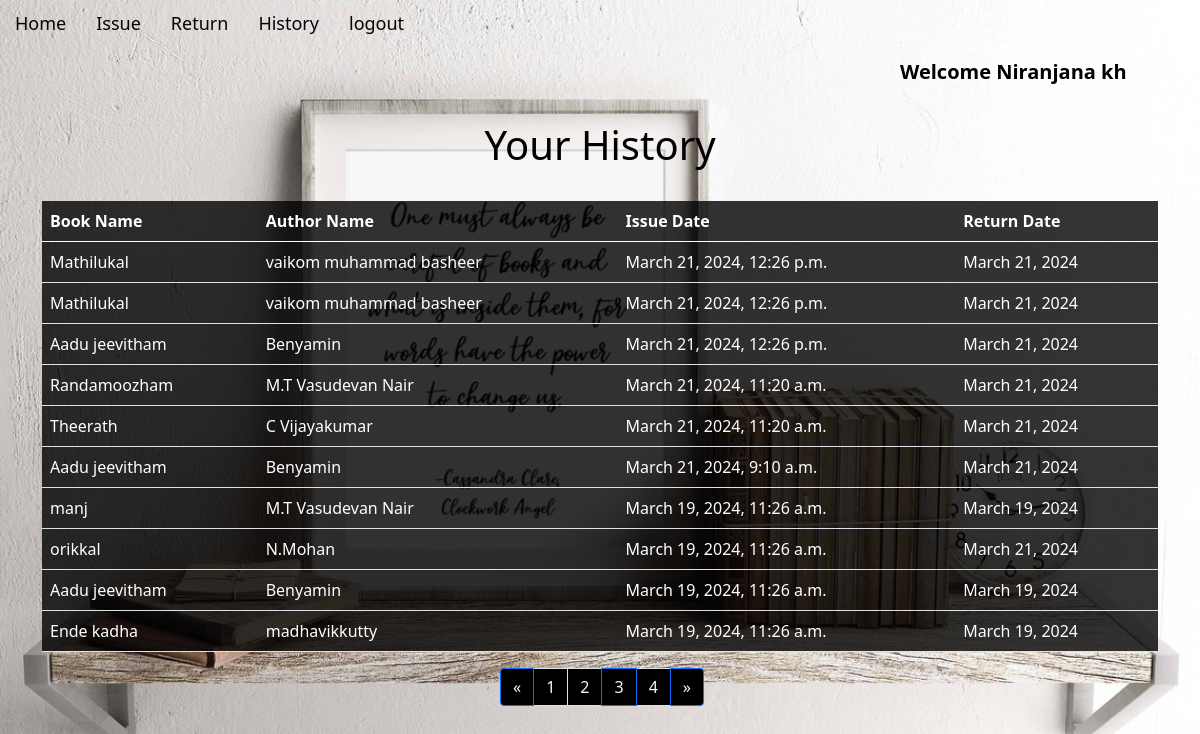
The page /history/?page=3 (signed in) on the database its author committed.
### app/models.py (models this page shows, shortened)
class IssuedItem(models.Model):
    book_id = models.ForeignKey(Book, on_delete=models.CASCADE)
    user_id = models.ForeignKey(User, on_delete=models.CASCADE)
    issue_date = models.DateTimeField(default=timezone.now)
    return_date = models.DateField(blank=True, null=True)

class Book(models.Model):
    book_name = models.CharField(max_length=150)
    author_name = models.CharField(max_length=200)
    quantity = models.IntegerField(default=1)
    subject = models.CharField(max_length=2000)
    book_add_time = models.TimeField(default=timezone.now)
    book_add_date = models.DateField(default=timezone.now)
    class Meta:
        unique_together = ('book_name', 'author_name')

### app/views.py (the view)
# urls.py: path('history/',views.history,name='history'),
@login_required(login_url='loginn')
def history(request):
    my_items = IssuedItem.objects.filter(user_id=request.user).order_by('-issue_date')
    paginator = Paginator(my_items, 10)
    page_number = request.GET.get('page')
    try:
        show_data_final = paginator.get_page(page_number)
    except ValueError:
        show_data_final = []
    return render(request, 'history.html', {'books': show_data_final})

### app/templates/history.html (shortened to what this page needs)
{% extends 'base.html' %}
{% load static %}
    {% block content %}
    <div style="text-align: center;color: aliceblue;">
        <br>
        <h1 style="color: black;">Your History</h1>
        <br>
    </div>
    <div class="container">
        <table class="table" style="background-color: rgba(0, 0, 0, 0.8); color:white;">
            <thead class="thead-dark">
                <tr>
                    <th scope="col">Book Name</th>
                    <th scope="col">Author Name</th>
                    <th scope="col">Issue Date</th>
                    <th scope="col">Return Date</th>
                </tr>
            </thead>
            <tbody>
                {% for book in books %}
                <tr>
                    <td>{{book.book_id.book_name}}</td>
                    <td>{{book.book_id.author_name}}</td>
                    <td>{{book.issue_date}}</td>
                    <td>{{book.return_date}}</td>
                </tr>
                {% endfor %}
            </tbody>
        </table>
    </div>
    <div class="mx-auto" style="width: 200px;">
        <nav aria-label="..." >
            <ul class="pagination ms-10" >
                {% if books.has_previous %}
                <li class="page-item active">
                    <a
                    class="page-link"
                    href="?page={{books.previous_page_number}}"
                     tabindex="-1"  style="background-color: black; color: aliceblue;">
                        &laquo;</a>
                </li>
                {% endif %}
                {% for i in "x"|ljust:books.paginator.num_pages %}
                <li
                 class="page-item {% if forloop.counter == books.number %}active{% endif %}">
                     {% if books.paginator.num_pages > 1 %}
                    <a class="page-link" href="?page={{forloop.counter}}" style="background-color: black; color: aliceblue;">
                        {{forloop.counter}}</a>
                    {% endif %}
                </li>
                {% endfor %} {% if books.has_next %}
                <li class="page-item active">
                    <a class="page-link" href="?page={{books.next_page_number}}"  style="background-color: black; color: aliceblue;">&raquo;</a>
                </li>
                {% endif %}
            </ul>
        </nav>
    </div>
    {% endblock %}

### app/templates/base.html (shortened to what this page needs)
{% load static %}
<!DOCTYPE html>
<html lang="en">
<head>
  <link href="https://cdn.jsdelivr.net/npm/bootstrap@5.0.2/dist/css/bootstrap.min.css" rel="stylesheet"
>
  <link rel="stylesheet" href="{% static 'css/base.css' %}">
</head>
<body>
  <ul class="nav">
    {% if not user.is_authenticated %}
    <li class="nav-item">
      <a class="nav-link" href="{% url 'signUp' %}">signup</a>
    </li>
    <li class="nav-item">
      <a class="nav-link" href="{% url 'loginn' %}">login</a>
    </li>
    {% else %}
    <li class="nav-item">
      <a class="nav-link" href="/">Home</a>
    </li>
    <li class="nav-item">
      <a class="nav-link" href="{% url 'issue' %}">Issue</a>
    </li>
    <li class="nav-item">
      <a class="nav-link" href="{% url 'return' %}">Return</a>
    </li>
    <li class="nav-item">
      <a class="nav-link" href="{% url 'history' %}">History</a>
    </li>
    <li class="nav-item">
      <a class="nav-link " href="{% url 'logout1' %}">logout</a>
    </li>
    <li class="nav justify-content-end">
      {% if user.is_authenticated %}
        <a class="navbar-brand" style="color: rgb(0, 0, 0);  padding: 10px 15px;padding-left: 900px; font-size: 20px;"><b>Welcome {{user}}</b></a>
      {% endif %}
    </li>
    {% endif %}
  </ul>
  {% block content %}{% endblock %}
</body>
</html>

### app/static/css/base.css (style rules this page uses)
body { background-image: url('../images/base1.jpg'); background-size: cover; }
.nav-link { color: rgb(5, 5, 5); font-size: large; text-decoration: none; padding: 10px 15px; border-radius: 5px; transition: background-color 0.3s ease; }

### rows shown on the page
IssuedItem: book_id.book_name "Mathilukal", book_id.author_name "vaikom muhammad basheer", issue_date "March 21, 2024, 12:26 p.m.", return_date "March 21, 2024"
IssuedItem: book_id.book_name "Mathilukal", book_id.author_name "vaikom muhammad basheer", issue_date "March 21, 2024, 12:26 p.m.", return_date "March 21, 2024"
IssuedItem: book_id.book_name "Aadu jeevitham", book_id.author_name "Benyamin", issue_date "March 21, 2024, 12:26 p.m.", return_date "March 21, 2024"
IssuedItem: book_id.book_name "Randamoozham", book_id.author_name "M.T Vasudevan Nair", issue_date "March 21, 2024, 11:20 a.m.", return_date "March 21, 2024"
IssuedItem: book_id.book_name "Theerath", book_id.author_name "C Vijayakumar", issue_date "March 21, 2024, 11:20 a.m.", return_date "March 21, 2024"
IssuedItem: book_id.book_name "Aadu jeevitham", book_id.author_name "Benyamin", issue_date "March 21, 2024, 9:10 a.m.", return_date "March 21, 2024"
IssuedItem: book_id.book_name "manj", book_id.author_name "M.T Vasudevan Nair", issue_date "March 19, 2024, 11:26 a.m.", return_date "March 19, 2024"
IssuedItem: book_id.book_name "orikkal", book_id.author_name "N.Mohan", issue_date "March 19, 2024, 11:26 a.m.", return_date "March 21, 2024"
IssuedItem: book_id.book_name "Aadu jeevitham", book_id.author_name "Benyamin", issue_date "March 19, 2024, 11:26 a.m.", return_date "March 19, 2024"
IssuedItem: book_id.book_name "Ende kadha", book_id.author_name "madhavikkutty", issue_date "March 19, 2024, 11:26 a.m.", return_date "March 19, 2024"

### other values the page prints
{{ user }} "Niranjana kh"
